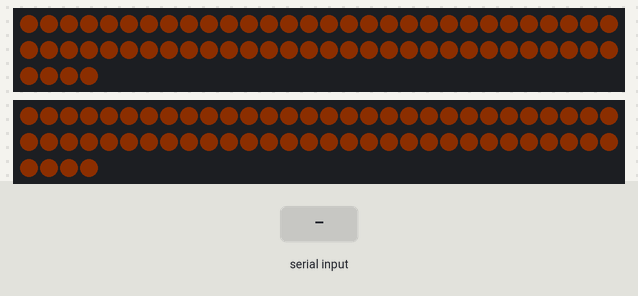
Simulated run of this sketch. Board: Arduino Uno, built with avr-gcc and run on an emulated ATmega328P. Shown: 2 × 64 RGB LEDs in strip order, left to right, continuing on the next row. The test bench sets the inputs (shaded band). Dim RGB values are drawn brighter than linear.

Above: at 1.2 s.
1.3 s: "90,45\n" received over Serial
At 2.55 s:
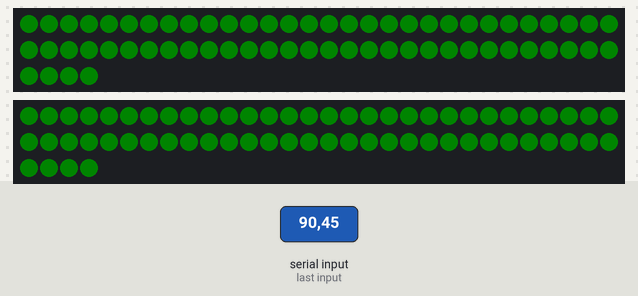
Timing chart, 0 to 4.3 s (numbered marks = the images above; inputs shaded):
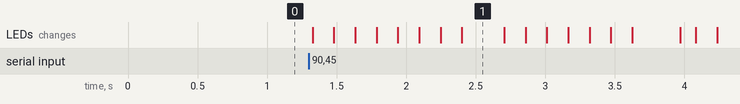

Measured:
- after the input at 1.3 s, the LEDs: first change at once (image 1 shows a later state)

The sketch:

boomstick.ino
```cpp
#include <Adafruit_NeoPixel.h>

const uint8_t numSequences = 4;
const uint8_t pin1 = 3;
const uint8_t pin2 = 4;
const uint8_t pixels = 64;
const uint8_t brightness = 0x10;

void (*sequences[numSequences])();

uint8_t sequence, step;

Adafruit_NeoPixel strip1 = Adafruit_NeoPixel(pixels, pin1);
Adafruit_NeoPixel strip2 = Adafruit_NeoPixel(pixels, pin2);

void setup() {
  setupSerial();
  setupStrips();

  sequences[0] = &redFillSequence;
  sequences[1] = &greenFillSequence;
  sequences[2] = &redFadeSequence;
  sequences[3] = &greenFadeSequence;
}

void setupSerial() {
  // Initialize the serial port.
  Serial.begin(9600);

  // Wait for the serial port to connect.
//  while (!Serial);

  // Set the initial sequence.
  changeSequence(0);
}

void setupStrips() {
  // Initialize the LED strips.
  strip1.begin();
  strip2.begin();

  // Clear the LED strips.
  strip1.show();
  strip2.show();
}

void loop() {
  handleInput();

  // Step the sequence.
  (*sequences[sequence])();

  // Increment the current step.
  step++;
}

void handleInput() {
  while (Serial.available() > 0) {
    int value = Serial.parseInt();
    if (Serial.read() == '\n') {
      changeSequence(value);
    }
  }
}

void changeSequence(uint8_t value) {
  strip1.setBrightness(brightness);
  strip2.setBrightness(brightness);

  sequence = constrain(value, 0, numSequences - 1);
  step = 0;

  fill(&strip1, 0);
  fill(&strip2, 0);
}

void redFadeSequence() {
  fadeSequence(Wheel(&strip1, 0x40));
}

void greenFadeSequence() {
  fadeSequence(Wheel(&strip1, 0x00));
}

void redFillSequence() {
  fill(&strip1, Wheel(&strip1, 0x40));
  fill(&strip2, Wheel(&strip2, 0x40));
}

void greenFillSequence() {
  fill(&strip1, Wheel(&strip1, 0x00));
  fill(&strip2, Wheel(&strip2, 0x00));
}

void wipeSequence() {
  wipe(&strip1, Wheel(&strip1, (step * 0x40) & 0xff), 50);
  wipe(&strip2, Wheel(&strip2, (step * 0x40) & 0xff), 50);
}

void fadeSequence(uint32_t colour) {
  uint8_t b;

  if (step < 0x80) {
    b = (float)step / 0xff * (float)brightness;
  } else {
    b = brightness - ((float)step / 0xff * (float)brightness);
  }

  strip1.setBrightness(b);
  strip2.setBrightness(b);

  fill(&strip1, colour);
  fill(&strip2, colour);
}

void bounceSequence(uint32_t colour) {
  uint8_t n = (float)step / 0xff * (float)pixels;
  strip1.setPixelColor(n - 1, 0);
  strip1.setPixelColor(n, colour);
  strip1.show();
  strip2.setPixelColor(n - 1, 0);
  strip2.setPixelColor(n, colour);
  strip2.show();
  delay(2);
}

// Fill all the pixels immediately with a colour.
void fill(Adafruit_NeoPixel *strip, uint32_t color) {
  for (uint8_t i = 0; i < pixels; i++) {
    strip->setPixelColor(i, color);
  }
  strip->show();
}

// Fill the pixels one after the other with a colour.
void wipe(Adafruit_NeoPixel *strip, uint32_t color, uint8_t wait) {
  for (uint8_t i = 0; i < pixels; i++) {
    strip->setPixelColor(i, color);
    strip->show();
    delay(wait);
  }
}

// Input a value 0 to 255 to get a color value.
// The colours are a transition r - g - b - back to r.
uint32_t Wheel(Adafruit_NeoPixel *strip, uint8_t value) {
  if (value < 85) {
    return strip->Color(value * 3, 255 - value * 3, 0);
  } else if (value < 170) {
    value -= 85;
    return strip->Color(255 - value * 3, 0, value * 3);
  } else {
    value -= 170;
    return strip->Color(0, value * 3, 255 - value * 3);
  }
}
```
